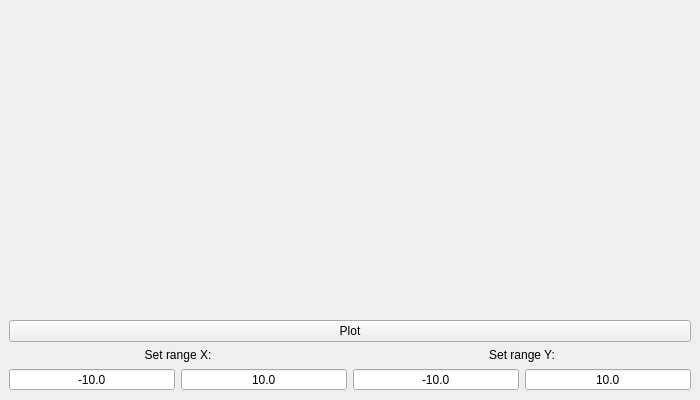
<?xml version="1.0" encoding="UTF-8"?>
<ui version="4.0">
 <class>Graph</class>
 <widget class="QMainWindow" name="Graph">
  <property name="geometry">
   <rect>
    <x>0</x>
    <y>0</y>
    <width>700</width>
    <height>400</height>
   </rect>
  </property>
  <property name="sizePolicy">
   <sizepolicy hsizetype="Expanding" vsizetype="Expanding">
    <horstretch>0</horstretch>
    <verstretch>0</verstretch>
   </sizepolicy>
  </property>
  <property name="minimumSize">
   <size>
    <width>450</width>
    <height>300</height>
   </size>
  </property>
  <property name="windowTitle">
   <string>MainWindow</string>
  </property>
  <widget class="QWidget" name="centralwidget">
   <layout class="QGridLayout" name="gridLayout_2">
    <item row="3" column="0">
     <layout class="QGridLayout" name="gridLayout">
      <property name="sizeConstraint">
       <enum>QLayout::SetFixedSize</enum>
      </property>
      <item row="3" column="0">
       <widget class="QDoubleSpinBox" name="doubleSpinBoxXmin">
        <property name="sizePolicy">
         <sizepolicy hsizetype="Minimum" vsizetype="Minimum">
          <horstretch>0</horstretch>
          <verstretch>0</verstretch>
         </sizepolicy>
        </property>
        <property name="maximumSize">
         <size>
          <width>16777215</width>
          <height>25</height>
         </size>
        </property>
        <property name="frame">
         <bool>true</bool>
        </property>
        <property name="alignment">
         <set>Qt::AlignCenter</set>
        </property>
        <property name="buttonSymbols">
         <enum>QAbstractSpinBox::NoButtons</enum>
        </property>
        <property name="decimals">
         <number>1</number>
        </property>
        <property name="minimum">
         <double>-1000000.000000000000000</double>
        </property>
        <property name="maximum">
         <double>1000000.000000000000000</double>
        </property>
        <property name="singleStep">
         <double>1.000000000000000</double>
        </property>
        <property name="value">
         <double>-10.000000000000000</double>
        </property>
       </widget>
      </item>
      <item row="3" column="3">
       <widget class="QDoubleSpinBox" name="doubleSpinBoxYmax">
        <property name="sizePolicy">
         <sizepolicy hsizetype="Minimum" vsizetype="Minimum">
          <horstretch>0</horstretch>
          <verstretch>0</verstretch>
         </sizepolicy>
        </property>
        <property name="maximumSize">
         <size>
          <width>16777215</width>
          <height>25</height>
         </size>
        </property>
        <property name="layoutDirection">
         <enum>Qt::LeftToRight</enum>
        </property>
        <property name="alignment">
         <set>Qt::AlignCenter</set>
        </property>
        <property name="buttonSymbols">
         <enum>QAbstractSpinBox::NoButtons</enum>
        </property>
        <property name="decimals">
         <number>1</number>
        </property>
        <property name="minimum">
         <double>-1000000.000000000000000</double>
        </property>
        <property name="maximum">
         <double>1000000.000000000000000</double>
        </property>
        <property name="stepType">
         <enum>QAbstractSpinBox::DefaultStepType</enum>
        </property>
        <property name="value">
         <double>10.000000000000000</double>
        </property>
       </widget>
      </item>
      <item row="0" column="0" colspan="2">
       <widget class="QLabel" name="label">
        <property name="sizePolicy">
         <sizepolicy hsizetype="Expanding" vsizetype="Minimum">
          <horstretch>0</horstretch>
          <verstretch>0</verstretch>
         </sizepolicy>
        </property>
        <property name="maximumSize">
         <size>
          <width>16777215</width>
          <height>25</height>
         </size>
        </property>
        <property name="text">
         <string>Set range X:</string>
        </property>
        <property name="alignment">
         <set>Qt::AlignCenter</set>
        </property>
       </widget>
      </item>
      <item row="3" column="2">
       <widget class="QDoubleSpinBox" name="doubleSpinBoxYmin">
        <property name="sizePolicy">
         <sizepolicy hsizetype="Minimum" vsizetype="Minimum">
          <horstretch>0</horstretch>
          <verstretch>0</verstretch>
         </sizepolicy>
        </property>
        <property name="maximumSize">
         <size>
          <width>16777215</width>
          <height>25</height>
         </size>
        </property>
        <property name="alignment">
         <set>Qt::AlignCenter</set>
        </property>
        <property name="buttonSymbols">
         <enum>QAbstractSpinBox::NoButtons</enum>
        </property>
        <property name="decimals">
         <number>1</number>
        </property>
        <property name="minimum">
         <double>-1000000.000000000000000</double>
        </property>
        <property name="maximum">
         <double>1000000.000000000000000</double>
        </property>
        <property name="value">
         <double>-10.000000000000000</double>
        </property>
       </widget>
      </item>
      <item row="3" column="1">
       <widget class="QDoubleSpinBox" name="doubleSpinBoxXmax">
        <property name="sizePolicy">
         <sizepolicy hsizetype="Minimum" vsizetype="Minimum">
          <horstretch>0</horstretch>
          <verstretch>0</verstretch>
         </sizepolicy>
        </property>
        <property name="maximumSize">
         <size>
          <width>16777215</width>
          <height>25</height>
         </size>
        </property>
        <property name="alignment">
         <set>Qt::AlignCenter</set>
        </property>
        <property name="buttonSymbols">
         <enum>QAbstractSpinBox::NoButtons</enum>
        </property>
        <property name="decimals">
         <number>1</number>
        </property>
        <property name="minimum">
         <double>-1000000.000000000000000</double>
        </property>
        <property name="maximum">
         <double>1000000.000000000000000</double>
        </property>
        <property name="singleStep">
         <double>1.000000000000000</double>
        </property>
        <property name="value">
         <double>10.000000000000000</double>
        </property>
       </widget>
      </item>
      <item row="0" column="2" colspan="2">
       <widget class="QLabel" name="label_2">
        <property name="sizePolicy">
         <sizepolicy hsizetype="Expanding" vsizetype="Minimum">
          <horstretch>0</horstretch>
          <verstretch>0</verstretch>
         </sizepolicy>
        </property>
        <property name="frameShape">
         <enum>QFrame::NoFrame</enum>
        </property>
        <property name="text">
         <string>Set range Y:</string>
        </property>
        <property name="alignment">
         <set>Qt::AlignCenter</set>
        </property>
       </widget>
      </item>
     </layout>
    </item>
    <item row="0" column="0">
     <widget class="QCustomPlot" name="widget" native="true">
      <property name="sizePolicy">
       <sizepolicy hsizetype="Expanding" vsizetype="Expanding">
        <horstretch>0</horstretch>
        <verstretch>0</verstretch>
       </sizepolicy>
      </property>
     </widget>
    </item>
    <item row="1" column="0">
     <widget class="QPushButton" name="pushButton">
      <property name="text">
       <string>Plot</string>
      </property>
     </widget>
    </item>
   </layout>
  </widget>
 </widget>
 <customwidgets>
  <customwidget>
   <class>QCustomPlot</class>
   <extends>QWidget</extends>
   <header location="global">QCustomPlot/qcustomplot.h</header>
   <container>1</container>
  </customwidget>
 </customwidgets>
 <resources/>
 <connections/>
</ui>
